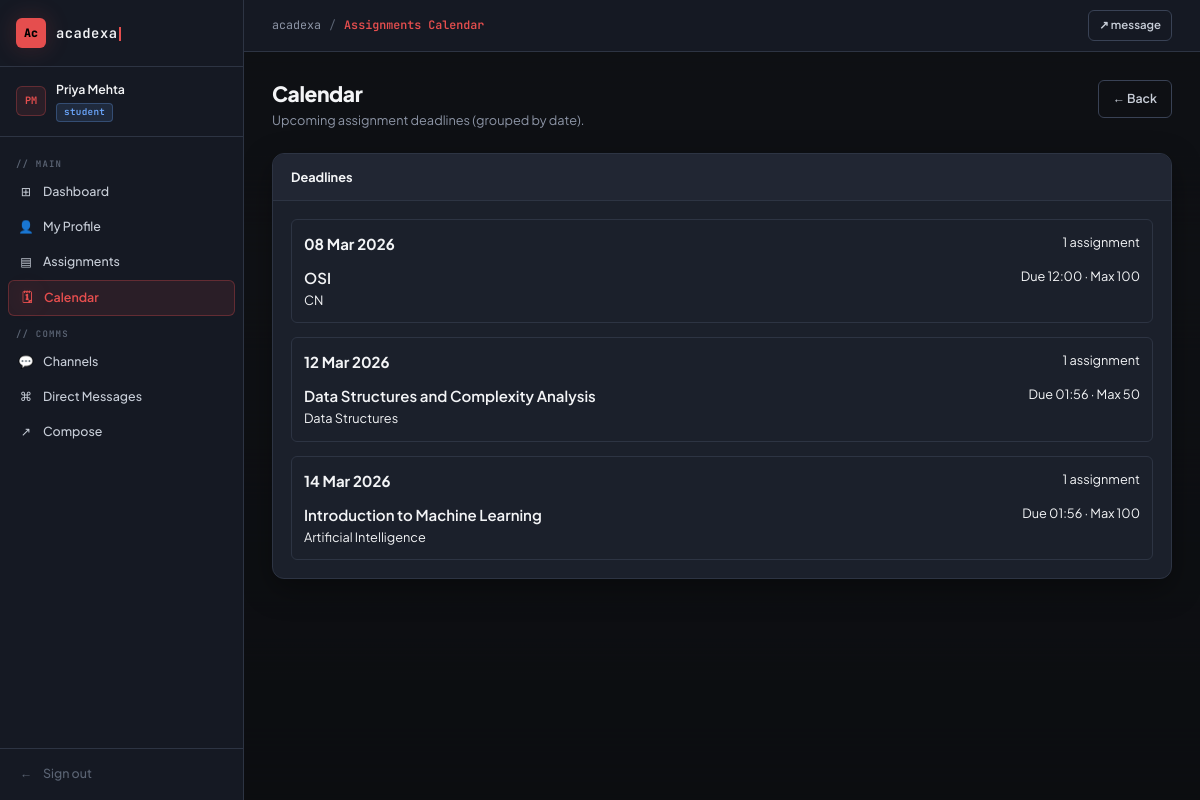
Page /assignments/calendar/ (signed in) on the earlier database version.
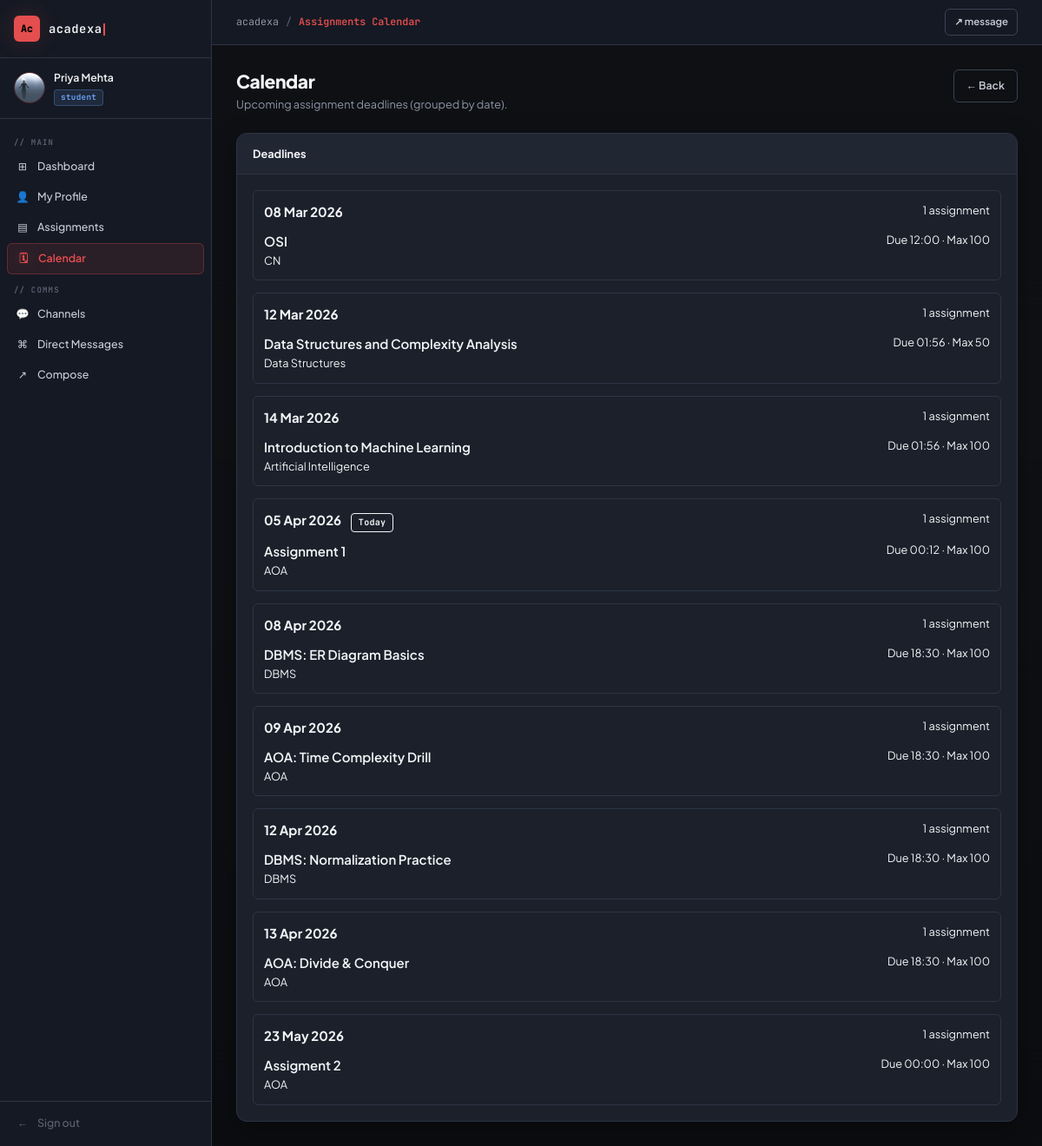
Same page on the later database version.
### apps/accounts/models.py (models this page shows, shortened)
class User(AbstractUser):
    ROLE_CHOICES = [
        ('student', 'Student'),
        ('teacher', 'Teacher'),
    ]
    role = models.CharField(max_length=10, choices=ROLE_CHOICES, default='student')
    department = models.CharField(max_length=100, blank=True)
    profile_pic = models.ImageField(upload_to='profiles/', blank=True, null=True)
    bio = models.TextField(blank=True)
    def is_teacher(self):
        return self.role == 'teacher'

### apps/assignments/models.py (models this page shows, shortened)
class Assignment(models.Model):
    teacher = models.ForeignKey(
        settings.AUTH_USER_MODEL,
        on_delete=models.CASCADE,
        related_name='assignments_created'
    )
    title = models.CharField(max_length=200)
    description = models.TextField()
    subject = models.CharField(max_length=100, blank=True)
    deadline = models.DateTimeField()
    max_marks = models.IntegerField(default=100)
    created_at = models.DateTimeField(auto_now_add=True)
    updated_at = models.DateTimeField(auto_now=True)
    class Meta:
        ordering = ['-created_at']

### apps/assignments/views.py (the view)
# urls.py: path('calendar/', views.assignment_calendar, name='assignment_calendar'),
@login_required
def assignment_calendar(request):
    if request.user.is_teacher():
        qs = Assignment.objects.filter(teacher=request.user)
    else:
        qs = Assignment.objects.all()
    assignments = qs.order_by('deadline')
    today = timezone.localdate()
    grouped = {}
    for a in assignments:
        day = timezone.localtime(a.deadline).date()
        grouped.setdefault(day, []).append(a)
    ordered_groups = [(day, grouped[day]) for day in sorted(grouped.keys())]
    return render(request, 'assignments/calendar.html', {
        'today': today,
        'ordered_groups': ordered_groups,
    })

### templates/assignments/calendar.html (shortened to what this page needs)
{% extends 'base/base.html' %}
{% block page_title %}Assignments Calendar{% endblock %}
{% block content %}
<div class="page-header">
  <div>
    <h1>Calendar</h1>
    <p>Upcoming assignment deadlines (grouped by date).</p>
  </div>
  <a href="{% url 'assignment_list' %}" class="btn btn-outline">← Back</a>
</div>
<div class="card">
  <div class="card-header">
    <h3>Deadlines</h3>
  </div>
  <div class="card-body" style="display:flex; flex-direction:column; gap:14px;">
    {% if ordered_groups %}
      {% for day, a_list in ordered_groups %}
        <div style="padding:12px; border:1px solid var(--border); border-radius:var(--radius-sm);">
          <div style="display:flex; justify-content:space-between; gap:12px; flex-wrap:wrap;">
            <div style="font-weight:700;">
              {{ day|date:"d M Y" }}
              {% if day == today %}<span class="badge" style="margin-left:8px;">Today</span>{% endif %}
            </div>
            <div style="color:var(--text-muted); font-size:0.85rem;">{{ a_list|length }} assignment{{ a_list|length|pluralize }}</div>
          </div>
          <div style="margin-top:10px; display:flex; flex-direction:column; gap:10px;">
            {% for a in a_list %}
              <div style="display:flex; justify-content:space-between; gap:12px; flex-wrap:wrap;">
                <div>
                  <a href="{% url 'assignment_detail' a.pk %}" style="font-weight:600;">{{ a.title }}</a>
                  <div style="color:var(--text-muted); font-size:0.85rem;">{{ a.subject|default:"" }}</div>
                </div>
                <div style="color:var(--text-muted); font-size:0.85rem;">
                  Due {{ a.deadline|date:"H:i" }} · Max {{ a.max_marks }}
                </div>
              </div>
            {% endfor %}
          </div>
        </div>
      {% endfor %}
    {% else %}
      <div style="color:var(--text-muted); text-align:center; padding:20px 0;">No assignments yet.</div>
    {% endif %}
  </div>
</div>
{% endblock %}

### templates/base/base.html (shortened to what this page needs)
{% load static %}
<!DOCTYPE html>
<html lang="en">
<head>
  <link rel="stylesheet" href="{% static 'css/acadexa.css' %}?v=valorant2">
</head>
<body>
{% if user.is_authenticated %}
<div class="layout">
  <aside class="sidebar">
    <a href="{% url 'dashboard' %}" class="sidebar-logo">
      <div class="logo-icon">Ac</div>
      <span class="logo-text">acadexa<span class="logo-cursor"></span></span>
    </a>
    <div class="sidebar-user">
      {% if user.profile_pic %}
        <img src="{{ user.profile_pic.url }}" alt="Profile Pic" class="user-avatar" style="object-fit:cover; border-radius:50%; width:36px; height:36px; padding:0; background:transparent;">
      {% else %}
        <div class="user-avatar">{{ user.first_name|first|upper }}{{ user.last_name|first|upper }}</div>
      {% endif %}
      <div>
        <div class="user-name">{{ user.get_full_name|default:user.username }}</div>
        <span class="user-role {{ user.role }}">{{ user.role }}</span>
      </div>
    </div>
    <nav class="sidebar-nav">
      <div class="nav-section-label">// main</div>
      <a href="{% url 'dashboard' %}" class="nav-link {% if request.resolver_match.url_name == 'dashboard' %}active{% endif %}">
        <span class="nav-icon">⊞</span> Dashboard
      </a>
      <a href="{% url 'profile_edit' %}" class="nav-link {% if request.resolver_match.url_name == 'profile_edit' %}active{% endif %}">
        <span class="nav-icon">👤</span> My Profile
      </a>
      <a href="{% url 'assignment_list' %}" class="nav-link">
        <span class="nav-icon">▤</span> Assignments
      </a>
      <a href="{% url 'assignment_calendar' %}" class="nav-link {% if request.resolver_match.url_name == 'assignment_calendar' %}active{% endif %}">
        <span class="nav-icon">🗓</span> Calendar
      </a>
      <div class="nav-section-label">// comms</div>
      <a href="{% url 'channel_list' %}" class="nav-link {% if 'channel' in request.resolver_match.url_name %}active{% endif %}">
        <span class="nav-icon">💬</span> Channels
      </a>
      <a href="{% url 'inbox' %}" class="nav-link {% if request.resolver_match.url_name == 'inbox' %}active{% endif %}">
        <span class="nav-icon">⌘</span> Direct Messages
      </a>
      <a href="{% url 'send_message' %}" class="nav-link">
        <span class="nav-icon">↗</span> Compose
      </a>
    </nav>
    <div class="sidebar-footer">
      <a href="{% url 'logout' %}" class="nav-link" style="color: var(--text-4);">
        <span class="nav-icon">←</span> Sign out
      </a>
    </div>
  </aside>
  <div class="main-content">
    <header class="topbar">
      <div class="breadcrumb">
        <span>acadexa</span>
        <span class="sep">/</span>
        <span class="current">{% block page_title %}dashboard{% endblock %}</span>
      </div>
      <div class="topbar-actions">
        {% if user.is_teacher %}
          <a href="{% url 'assignment_create' %}" class="btn btn-primary btn-sm">+ new assignment</a>
        {% else %}
          <a href="{% url 'send_message' %}" class="btn btn-outline btn-sm">↗ message</a>
        {% endif %}
      </div>
    </header>
    <div class="page-body">
      {% block content %}{% endblock %}
    </div>
  </div>
</div>
{% else %}
  {% block auth_content %}{% endblock %}
{% endif %}
</body>
</html>

Differences in the rows shown:
changed User "Priya Mehta": profile_pic: picture added; profile_pic empty → "profiles/pfp.jpg" (drawn); first_name|first "P" → (not shown); last_name|first "M" → (not shown)
added Assignment: day "05 Apr 2026", shows "Today", a_list "1", title "Assignment 1", subject "AOA", deadline "00:12", max_marks "100"
added Assignment: deadline "08 Apr 2026", a_list "1", title "DBMS: ER Diagram Basics", subject "DBMS", deadline "18:30", max_marks "100"
added Assignment: deadline "09 Apr 2026", a_list "1", title "AOA: Time Complexity Drill", subject "AOA", deadline "18:30", max_marks "100"
added Assignment: deadline "12 Apr 2026", a_list "1", title "DBMS: Normalization Practice", subject "DBMS", deadline "18:30", max_marks "100"
added Assignment: deadline "13 Apr 2026", a_list "1", title "AOA: Divide & Conquer", subject "AOA", deadline "18:30", max_marks "100"
added Assignment: day "23 May 2026", a_list "1", title "Assigment 2", subject "AOA", deadline "00:00", max_marks "100"
